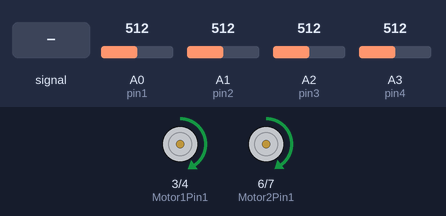
A sketch run on a simulated Arduino Uno, built with avr-gcc and run on an emulated ATmega328P. On the bench: motor-driver pin pairs drawn as motors (green arrow = first pin HIGH = forward, orange = second pin HIGH = backward, longer = more drive). Inputs (shaded band) come from the test bench; at power-on: A2 (pin3) = 512, A3 (pin4) = 512, A0 (pin1) = 512, A1 (pin2) = 512.

Above: at 1.2 s.
1.3 s: A0 (pin1) fed a 2 Hz sine of ±306 counts around its level
At 1.9 s:
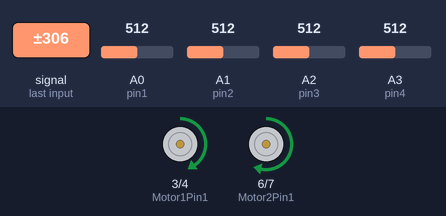
4.3 s: A2 (pin3) set to 487
At 4.66 s:
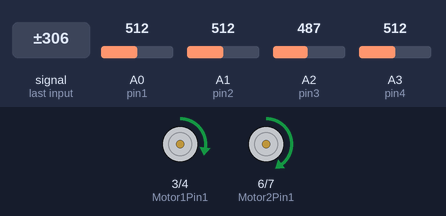
7.3 s: A3 (pin4) set to 494
8.9 s: A2 (pin3) set to 992
11.9 s: A0 (pin1) set to 306
At 11.9 s:
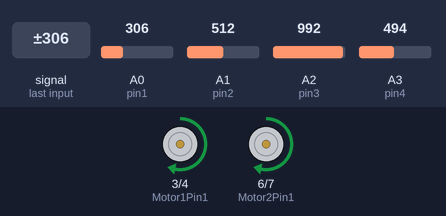
13.4 s: A0 (pin1) set to 716
At 14.8 s:
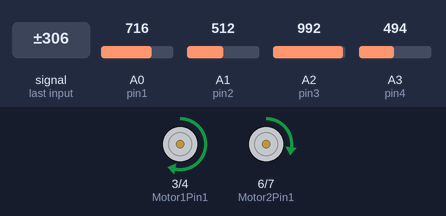
Timing chart, 0 to 15.9 s (numbered marks = the images above; inputs shaded):
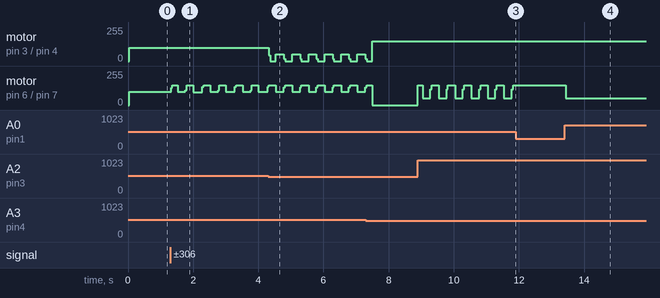

Measured:
- the behaviour switches between 501 and 500 on A2 (pin3) (found by bisection; images 1 and 2)
- after the input at 1.3 s, motor on pin 6 (Motor2Pin1) / pin 7 (Motor2Pin2): ramps from forward 97/255 to forward 150/255 and jumps back, once every 0.48 s
- after the input at 11.9 s, motor on pin 6 (Motor2Pin1) / pin 7 (Motor2Pin2): stops changing and stays forward 150/255
- after the input at 13.4 s, motor on pin 6 (Motor2Pin1) / pin 7 (Motor2Pin2): forward 150/255 → forward 50/255 at once

The sketch:

ir_read.ino
```cpp
int pin1 = A0; // sensor pin s
int pin2 = A1;
int pin3 = A2;
int pin4 = A3;


int val1;
int val2;
int val3;
int val4;

const int Motor1Pin1 = 3; // motor pins
const int Motor1Pin2 = 4;
const int Motor2Pin1 = 6;
const int Motor2Pin2 =7;

void setup() {
  // put your setup code here, to run once:
Serial.begin(9600);
 pinMode(Motor1Pin1, OUTPUT);
  pinMode(Motor1Pin2, OUTPUT);
  pinMode(Motor2Pin1, OUTPUT);
  pinMode(Motor2Pin2, OUTPUT);
}

void loop() {

// black : val > 500
// white : val < 200
if ( val3>500) { moveForward();}

sensor_read();

if ( val1>500 ) { moveLeft();}

sensor_read();

if ( val4>500) { moveRight();}

sensor_read();

if (val1 < 200 && val2 < 200 && val3 < 200 && val4 < 200 ){ moveUturn();}

}


void moveForward(){

  analogWrite(Motor1Pin1, 150);
  analogWrite(Motor1Pin2, LOW);
  analogWrite(Motor2Pin1, 150);
  analogWrite(Motor2Pin2, LOW);
}

void moveBackward(){

  analogWrite(Motor1Pin1, LOW);
  analogWrite(Motor1Pin2, 150);
  analogWrite(Motor2Pin1, LOW);
  analogWrite(Motor2Pin2, 150);
}

void moveRight(){

  analogWrite(Motor1Pin2, LOW);
  analogWrite(Motor1Pin1, LOW);//
  analogWrite(Motor2Pin1, 150);
  analogWrite(Motor2Pin2,LOW);
}

void moveLeft(){

  analogWrite(Motor1Pin2, LOW);
  analogWrite(Motor1Pin1, 150);
  analogWrite(Motor2Pin1, LOW);//
  analogWrite(Motor2Pin2, LOW);
}

void moveUturn(){

  analogWrite(Motor1Pin1, 150);
  analogWrite(Motor1Pin2, LOW);
  analogWrite(Motor2Pin1, LOW);
  analogWrite(Motor2Pin2, 150);
}


void sensor_read(){

val1 = analogRead(pin1);
val2 = analogRead(pin2);
val3 = analogRead(pin3);
val4 = analogRead(pin4);


}
```
